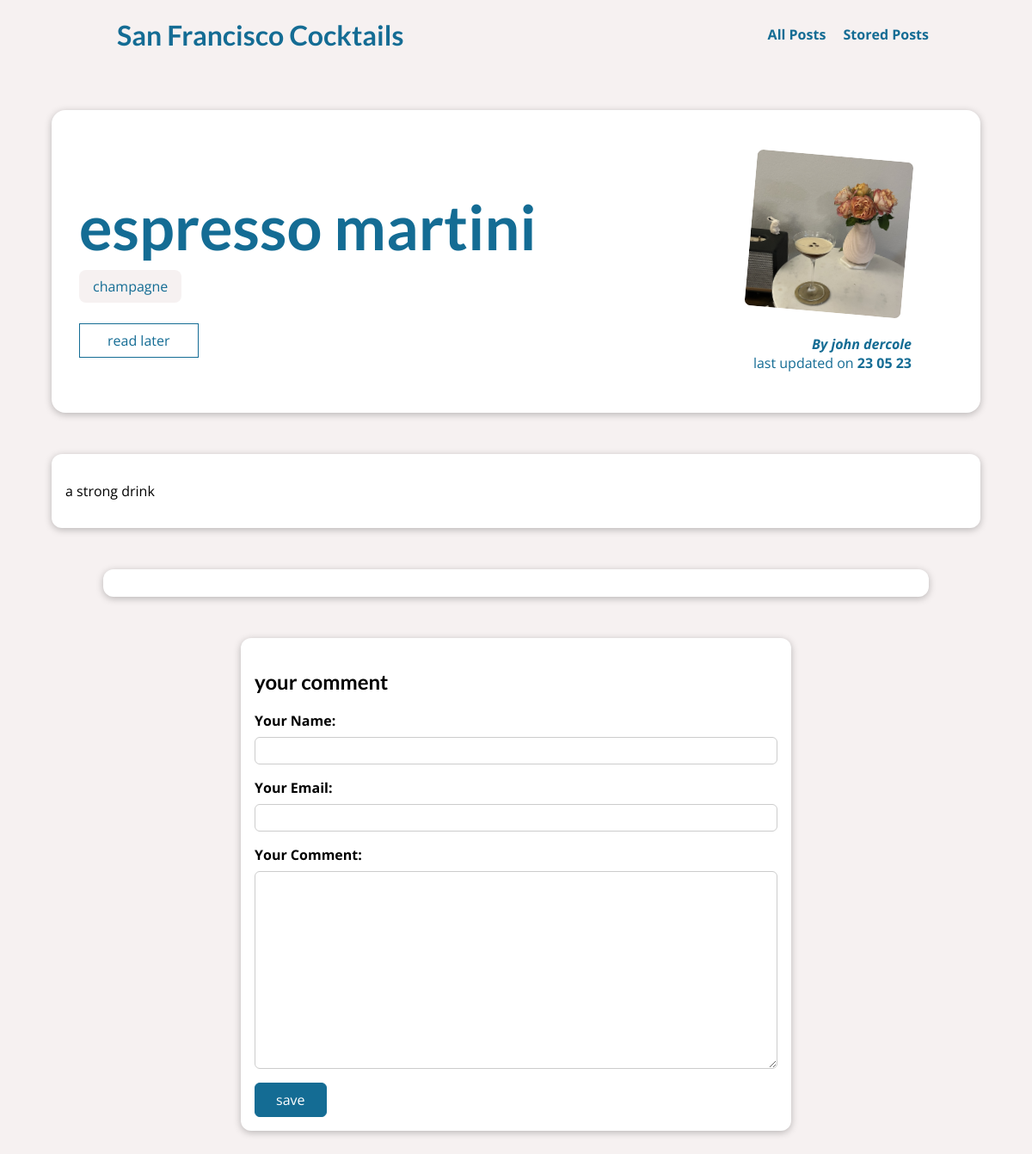
/posts/espresso-martini, run on an earlier commit of the app's database.
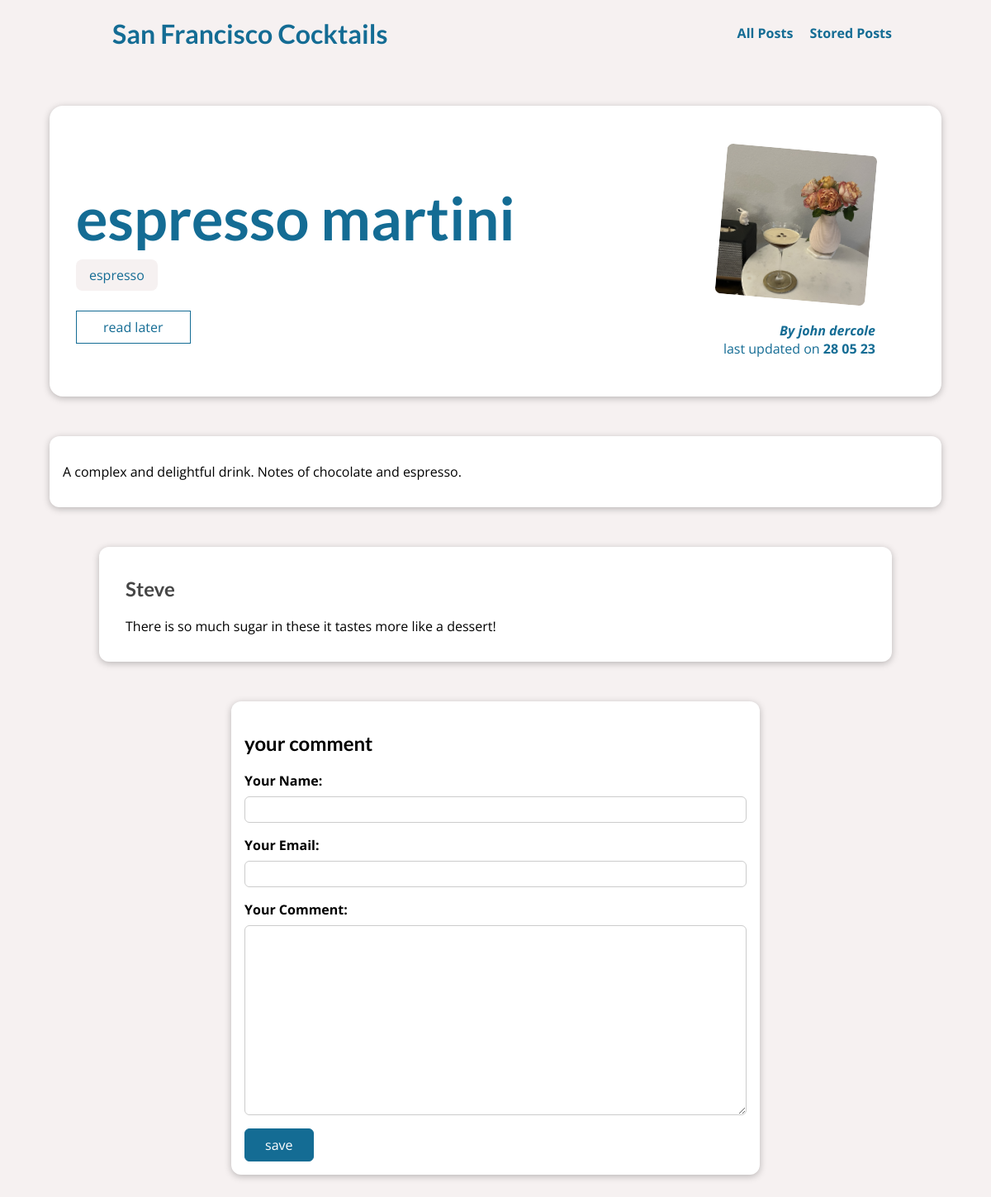
And on a later commit of the database.
### blog/models.py (models this page shows, shortened)
class Tag(models.Model):
    caption = models.CharField(max_length=20)

class Post(models.Model):
    title = models.CharField(max_length=150)
    excerpt = models.CharField(max_length=300)
    image = models.ImageField(upload_to="posts", null=True)
    date = models.DateField(auto_now=True)
    slug = models.SlugField(unique=True, db_index=True)
    content = models.TextField(validators=[MinLengthValidator(10)])
    author = models.ForeignKey(Author, on_delete=models.SET_NULL, null=True, related_name="posts")
    tags = models.ManyToManyField(Tag)

class Author(models.Model):
    first_name = models.CharField(max_length=100)
    last_name = models.CharField(max_length=100)
    email_address = models.EmailField()
    def __str__(self):
        return f"{self.first_name} {self.last_name}"

class Comment(models.Model):
    user_name = models.CharField(max_length=120)
    user_email = models.EmailField()
    text = models.TextField(max_length=500)
    post = models.ForeignKey(Post, on_delete=models.CASCADE, related_name="comments")

### blog/views.py (the view, shortened to what this page needs)
# urls.py: path("posts/<slug:slug>", views.SinglePostView.as_view(), name="post-detail-page"),
class SinglePostView(View):
    def is_stored_post(self, request, post_id):
        stored_posts = request.session.get("stored_posts")
        if stored_posts is not None:
            is_saved_for_later = post_id in stored_posts
        else:
            is_saved_for_later = False
        return is_saved_for_later
    def get(self, request, slug):
        post = Post.objects.get(slug=slug)
        context = {
            "post": post,
            "post_tags": post.tags.all(),
            "comment_form": CommentForm(),
            "comments": post.comments.all().order_by("-id"),
            "saved_for_later": self.is_stored_post(request, post.id)
        }
        return render(request, "blog/post-detail.html", context)

### blog/forms.py
class CommentForm(forms.ModelForm):
    class Meta:
        model = Comment
        exclude = ['post']
        labels = {
            "user_name": "Your Name",
            "user_email": "Your Email",
            "text": "Your Comment"
        }

### blog/templates/blog/post-detail.html (shortened to what this page needs)
{% extends "base.html" %}
{% load static %}
{% block css_files %}
    <link rel="stylesheet"  href="{% static 'blog/post-detail.css' %}" />
{% endblock %}
{% block content %}
    <section id="summary" >
        <h2>{{ post.title }}</h2>
        <div>
            {% for tag in post_tags %}
                <span class="tag" >{{ tag.caption }}</span>
            {%  endfor %}
        </div>
        <div id="read-later">
            <form action="{% url 'read-later' %}" method="POST">
                <button>
                    {% if saved_for_later %}
                        remove from read later
                    {% else %}
                        read later
                    {% endif  %}
                </button>
            </form>
        </div>
        <article>
            <img src="{{ post.image.url }}" alt="{{ post.title }}" />
            <address>By <a href="mailto:{{ post.author.email_address }}">{{ post.author }}</a></address>
            <div>
                last updated on <time>{{ post.date|date:"d m y" }}</time>
            </div>
        </article>
    </section>
    <main>
        {{ post.content|linebreaks }}
    </main>
    <section id="comments">
        <ul>
            {% for comment in comments %}
                <li>
                    <h2>{{ comment.user_name }}</h2>
                    <p>{{ comment.text }}</p>
                </li>
            {% endfor %}
        </ul>
    </section>
    <section id="comment-form">
        <h2>your comment</h2>
        <form action="{% url 'post-detail-page' post.slug %}" method="POST">
            {% for form_field in comment_form %}
                <div class="form-control">
                    {{ form_field.label_tag }}
                    {{ form_field }}
                </div>
            {% endfor %}
            <button>save</button>
        </form>
    </section>
{% endblock %}

What changed in the data, as far as the page shows it:
no longer on this page (row unchanged): Tag: caption "champagne"
changed Post "espresso martini": date "23 05 23" → "28 05 23"; content "a strong drink" → "A complex and delightful drink. Notes of chocolate and espresso."
added Tag: caption "espresso"
added Comment: user_name "Steve", text "There is so much sugar in these it tastes more like a dessert!"
